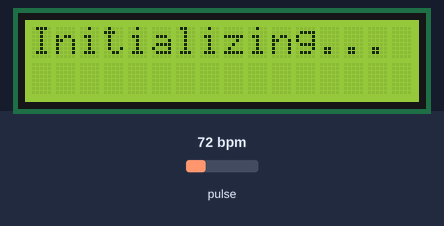
Bench run of a sketch on a simulated Arduino Uno, built with avr-gcc and run on an emulated ATmega328P. On the bench: 16×2 character LCD. Inputs (shaded band) come from the test bench; at power-on: pulse 72 bpm. What the sketch prints to the serial monitor is not drawn.

Above: at 0.1 s.
At 2.1 s:
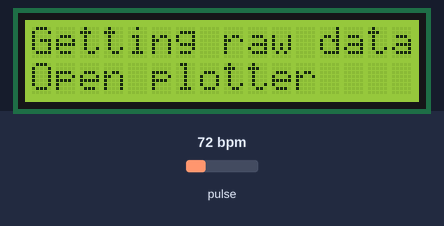

The sketch:

sensor_raw_data.ino
```cpp
#include <LiquidCrystal.h>
#include <MAX30100.h>
#include <Wire.h>

// Sampling is tightly related to the dynamic range of the ADC.
// refer to the datasheet for further info
#define SAMPLING_RATE                       MAX30100_SAMPRATE_100HZ
// The LEDs currents must be set to a level that avoids clipping and maximises the
// dynamic range
#define IR_LED_CURRENT                      MAX30100_LED_CURR_11MA
#define RED_LED_CURRENT                     MAX30100_LED_CURR_11MA

// The pulse width of the LEDs driving determines the resolution of
// the ADC (which is a Sigma-Delta).
// set HIGHRES_MODE to true only when setting PULSE_WIDTH to MAX30100_SPC_PW_1600US_16BITS
#define PULSE_WIDTH                         MAX30100_SPC_PW_1600US_16BITS
#define HIGHRES_MODE                        true


// Instantiate a MAX30100 sensor class and LCD screen

MAX30100 sensor;
/*A +5V
 *K GND
 *VSS GND
 *VDD +5V
 *RW  GND
 *V0 to 10k resistor
  */

//                RS  E  D4 D5  D6 D7
LiquidCrystal lcd(7, 8, 9, 10, 11, 12);


void setup()
{
    Serial.begin(115200);
    lcd.begin(16, 2);


    Serial.print("Initializing MAX30100..");
    lcd.print("Initializing...");
    delay(2000);

        lcd.clear();
        lcd.setCursor(0,0);
        lcd.print("Getting raw data");
        lcd.setCursor(0,1);
        lcd.print("Open plotter");


    // Initialize the sensor
    // Failures are generally due to an improper I2C wiring, missing power supply
    // or wrong target chip
    if (!sensor.begin()) {
        Serial.println("FAILED");
        for(;;);
    } else {
        Serial.println("SUCCESS");
    }

    // Set up the wanted parameters
    sensor.setMode(MAX30100_MODE_SPO2_HR);
    sensor.setLedsCurrent(IR_LED_CURRENT, RED_LED_CURRENT);
    sensor.setLedsPulseWidth(PULSE_WIDTH);
    sensor.setSamplingRate(SAMPLING_RATE);
    sensor.setHighresModeEnabled(HIGHRES_MODE);
}

void loop()
{
    uint16_t ir, red;

    sensor.update();


    while (sensor.getRawValues(&ir, &red)) {
        Serial.print(ir);
        Serial.print('\t');
        Serial.println(red);

         }
}
```
